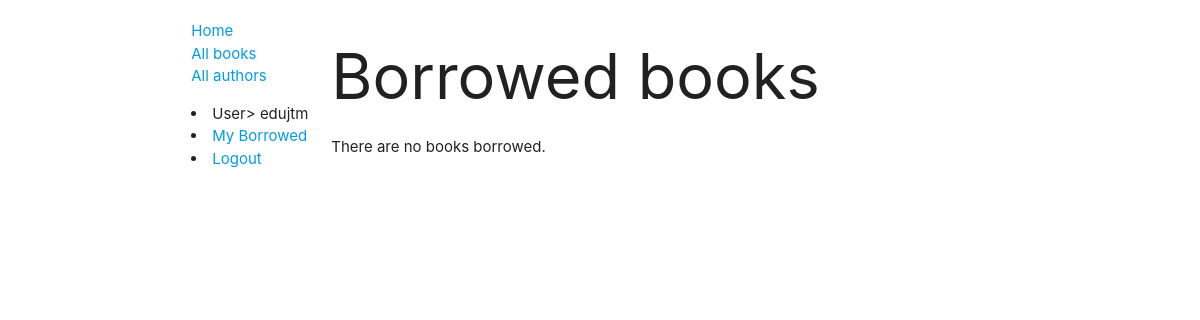
Before: /catalog/mybooks/ (signed in) with the older database file.
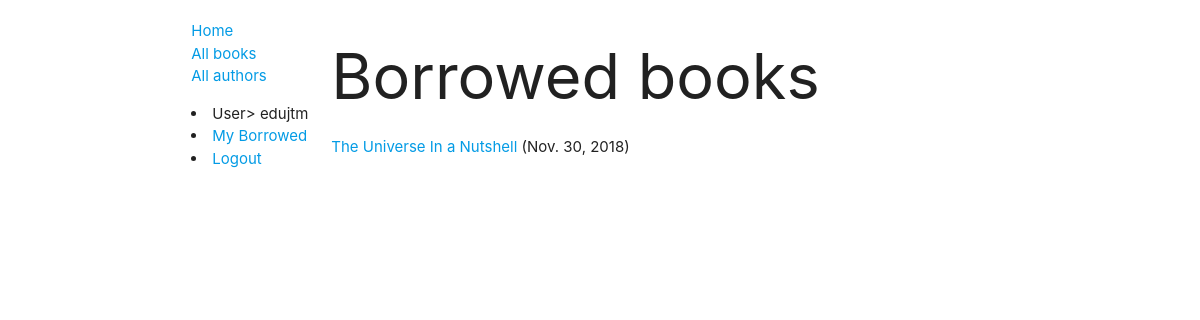
After: the same page with the newer database file.
### catalog/models.py (models this page shows, shortened)
class BookInstance(models.Model):
    id = models.UUIDField(primary_key=True, default=uuid.uuid4, help_text='ID exclusivo para esta cópia do livro em toda a biblioteca')
    book = models.ForeignKey('Book', on_delete=models.SET_NULL, null=True)
    imprint = models.CharField(max_length=200)
    due_back = models.DateField(null=True, blank=True)
    written_in = models.ForeignKey('Language', on_delete=models.SET_NULL, null=True)
    borrower = models.ForeignKey(User, on_delete=models.SET_NULL, null=True)
    LOAN_STATUS = (
        ('m', 'Manutencao'),
        ('e', 'Emprestado'),
        ('d', 'Disponivel'),
        ('r', 'Reservado'),
    )
    status = models.CharField(max_length=1, choices=LOAN_STATUS, blank=True, default='m', help_text='Disponibilidade do livro')
    class Meta:
        ordering = ['due_back']
        permissions = (("can_mark_returned", "Set book as returned"),)
    @property
    def is_overdue(self):
        if self.due_back and date.today() > self.due_back:
            return True
        return False

class Book(models.Model):
    title = models.CharField(max_length=200)
    author = models.ForeignKey('Author', on_delete=models.SET_NULL, null=True)
    summary = models.TextField(max_length=1000, help_text='Digite uma breve descricao do livro')
    isbn = models.CharField('ISBN', max_length=13, help_text='<a href="https://www.isbn-international.org/content/what-isbn">Numero ISBN</a> de 13 caracteres.')
    genre = models.ManyToManyField(Genre, help_text='Selecione um genero para este livro.')
    class Meta:
        permissions = (("can_alter_books", "Change book properties"),)
    def display_genre(self):
        return ", ".join((genre.name for genre in self.genre.all()[:3]))
    display_genre.short_description = 'Genre'

### catalog/views.py (the view)
# urls.py: path('mybooks/', views.LoanedBooksByUserListView.as_view(), name='my-borrowed'),
class LoanedBooksByUserListView(LoginRequiredMixin, generic.ListView):
    model = BookInstance
    template_name = 'catalog/bookinstance_list_borrowed_user.html'
    paginate_by = 10
    def get_queryset(self):
        return BookInstance.objects.filter(borrower=self.request.user).filter(status__exact='r').order_by('due_back')

### catalog/templates/catalog/bookinstance_list_borrowed_user.html
{% extends "base_generic.html" %}
{% block content %}
    <h1>Borrowed books</h1>
    {% if bookinstance_list %}
        <ul>
            {% for bookinst in bookinstance_list %}
                <li class="{% if bookinst.is_overdue %}red-text{% endif %}">
                    <a href="{% url 'book-detail' bookinst.book.pk %}">{{ bookinst.book.title }}</a> ({{ bookinst.due_back }})
                </li>
            {% endfor %}
        </ul>
    {% else %}
        <p>There are no books borrowed.</p>
    {% endif %}
{% endblock %}

Changed rows visible on the page:
now on this page (row edited): BookInstance: book "The Universe In a Nutshell", due_back "Nov. 30, 2018"
Other visible differences:
text no longer shown: "There are no books borrowed."
